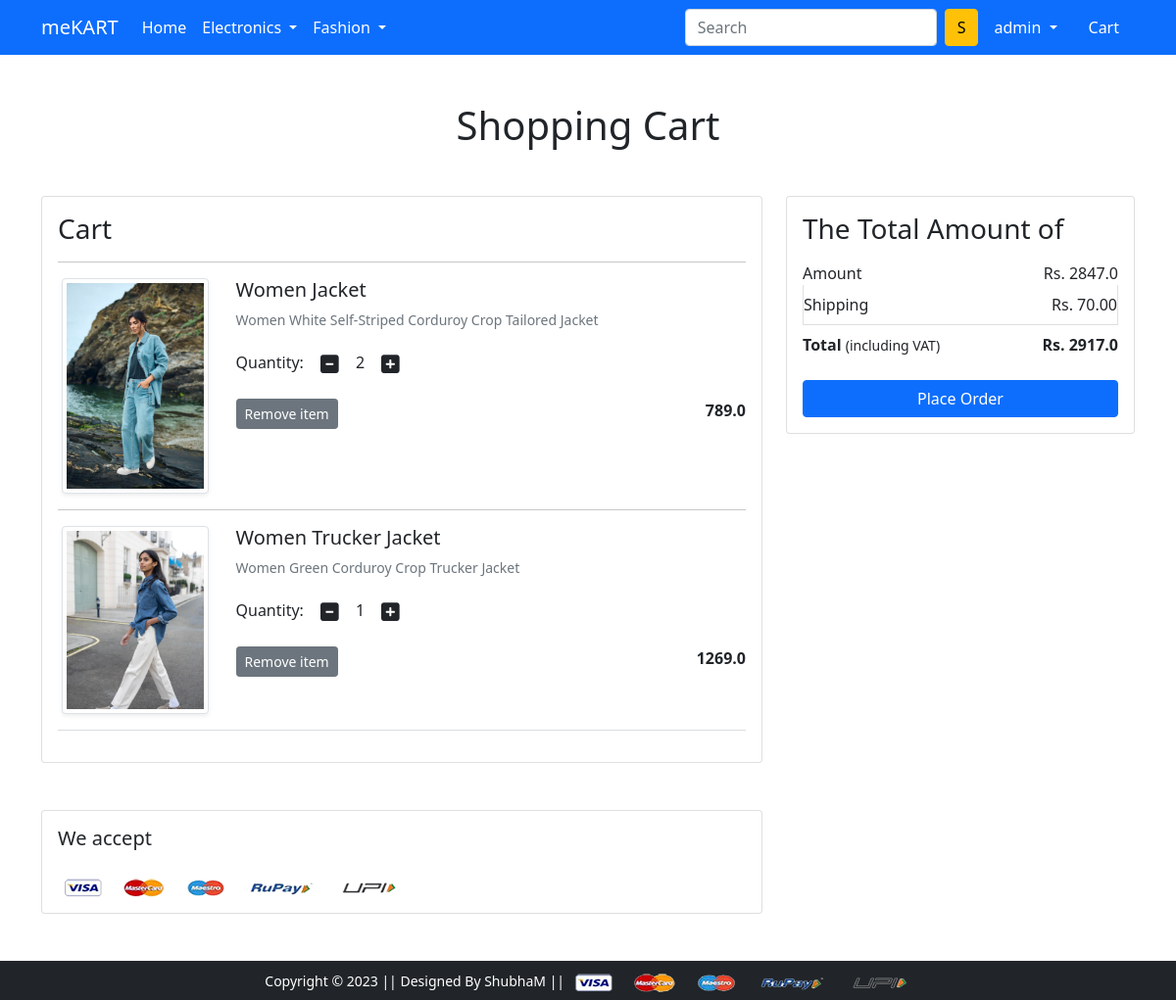
The app's page /cart/ (signed in) with its own data.
### app/models.py (models this page shows, shortened)
class Cart(models.Model):
    user = models.ForeignKey(User, on_delete=models.CASCADE)
    product = models.ForeignKey(Product,on_delete=models.CASCADE)
    quantity = models.PositiveBigIntegerField(default=1)

class Product(models.Model):
    title = models.CharField(max_length=100)
    selling_price = models.FloatField()
    discounted_price = models.FloatField()
    description = models.TextField()
    brand = models.CharField(max_length=100)
    category = models.CharField(choices=CATEGORY_CHOICES,max_length=2)
    product_image = models.ImageField(upload_to='productimg')

### app/views.py (the view)
# urls.py: path('cart/', views.show_cart, name='showcart'),
@login_required
def show_cart(request):
 if request.user.is_authenticated:
  user = request.user
  cart = Cart.objects.filter(user=user)
  amount = 0.0
  shipping_amount = 70.0
  totalamount = 0.0
  cart_product = [p for p in Cart.objects.all() if p.user == user] # list coprehension check the every cart obj. to if condition
  if cart_product:
    for p in cart_product:
      tempamount = (p.quantity * p.product.discounted_price)
      amount += tempamount
      totalamount = amount + shipping_amount
    return render(request, 'app/addtocart.html',{
    'carts':cart,
    'totalamount': totalamount,
    'amount':amount
    })
  else:
   return render(request, 'app/emptycart.html')

### app/templates/app/addtocart.html (shortened to what this page needs)
{% extends 'app/base.html' %}
{% load static %}
{% block main-content %}
<div class="container my-5">
  <div class="row">
    <h1 class="text-center mb-5">Shopping Cart</h1>
    <div class="col-sm-8">
      <div class="card">
        <div class="card-body">
          <h3>Cart</h3>
          {% for cart in carts %}
          <hr>
          <div class="row">
            <div class="col-sm-3 text-center align-self-center"><img src="{{cart.product.product_image.url}}" alt=""
                srcset="" class="img-fluid img-thumbnail shadow-sm" height="150" width="150"> </div>
            <div class="col-sm-9">
              <div>
                <h5>{{cart.product.title}}</h5>
                <p class="mb-2 text-muted small">{{cart.product.description}}</p>
                <div class="my-3">
                  <label for="quantity">Quantity:</label>
                  <a class="minus-cart btn" pid="{{cart.product.id}}"><i class="fas fa-minus-square fa-lg"></i></a>
                  <span id="quantity">{{cart.quantity}}</span>
                  <a class="plus-cart btn" pid="{{cart.product.id}}"><i class="fas fa-plus-square fa-lg"></i></a>
                </div>
                <div class="d-flex justify-content-between">
                  <a href="#" class="btn btn-sm btn-secondary mr-3 remove-cart" pid="{{cart.product.id}}">Remove item </a>
                  <p class="mb-0"><span><strong>{{cart.product.discounted_price}}</strong></span></p>
                </div>
              </div>
            </div>
          </div>
          {% endfor %}
          <hr class="text-muted">
        </div>
      </div>
    </div>
    <div class="col-sm-4">
      <div class="card">
        <div class="card-body">
          <h3>The Total Amount of</h3>
          <ul class="list-group">
            <li class="list-group-item d-flex justify-content-between align-items-center border-0 px-0 pb-0">
              Amount<span id="amount">Rs. {{amount}}</span></li>
            <li class="list-group-item d-flex justify-content-between align-items-center px-0">Shipping<span>Rs.
                70.00</span></li>
            <li class="list-group-item d-flex justify-content-between align-items-center border-0 px-0 mb-3">
              <div>
                <strong>Total</strong> <small>(including VAT)</small>
              </div>
              <span><strong id="totalamount">Rs. {{totalamount}}</strong></span>
            </li>
          </ul>
          <div class="d-grid"><a href="{% url 'checkout' %}" class="btn btn-primary">Place Order</a></div>
        </div>
      </div>
    </div>
  </div>
</div>
<div class="container">
  <div class="row">
    <div class="col-sm-8">
      <div class="card">
        <div class="card-body">
          <h5 class="mb-4">We accept</h5>
          <img src="{% static 'app/images/payment.png' %}" alt="" class="img-fluid">
        </div>
      </div>
    </div>
  </div>
</div>
{% endblock main-content %}

### app/templates/app/base.html (shortened to what this page needs)
<!doctype html>
{% load static %}
<html lang="en">
<head>
  <link href="https://cdn.jsdelivr.net/npm/bootstrap@5.0.0-beta1/dist/css/bootstrap.min.css" rel="stylesheet"
>
  <link rel="stylesheet" href="{% static 'app/css/owl.carousel.min.css' %}">
  <link rel="stylesheet" href="{% static 'app/css/all.min.css' %}">
  <link rel="stylesheet" href="{% static 'app/css/style.css' %}">
</head>
<body>
  <nav class="navbar navbar-expand-lg navbar-dark bg-primary">
    <div class="container">
      <a class="navbar-brand" href="/">meKART</a>
      <div class="collapse navbar-collapse" id="navbarSupportedContent">
        <ul class="navbar-nav me-auto mb-2 mb-lg-0">
          <li class="nav-item">
            <a class="nav-link active" aria-current="page" href="/">Home</a>
          </li>
          <li class="nav-item dropdown">
            <a class="nav-link dropdown-toggle text-white" href="#" id="electronicsDropdown" role="button"
              data-bs-toggle="dropdown" aria-expanded="false">
              Electronics
            </a>
          </li>
          <li class="nav-item dropdown">
            <a class="nav-link dropdown-toggle text-white" href="#" id="fashionDropdown" role="button"
              data-bs-toggle="dropdown" aria-expanded="false">
              Fashion
            </a>
          </li>
        </ul>
        <form class="d-flex">
          <input class="form-control me-2" type="search" placeholder="Search" aria-label="Search">
          <button class="btn btn-warning" type="submit">S</button>
        </form>
        <div>
          <ul class="navbar-nav me-auto mb-2 mb-lg-0">
            {% if request.user.is_authenticated %}
            <li class="nav-item dropdown mx-2">
              <a class="nav-link dropdown-toggle text-white" href="#" id="profileDropdown" role="button"
                data-bs-toggle="dropdown" aria-expanded="false">
                {{user.username}}
              </a>
            </li>
            <li class="nav-item mx-2">
              <a href="{% url 'showcart' %}" class="nav-link text-white"> Cart
              </a>
            </li>
            {% endif %}
          </ul>
        </div>
      </div>
    </div>
  </nav>
  {% block main-content %} {% endblock main-content %}
  <footer class="container-fluid bg-dark text-center p-2 mt-5">
    <small class="text-white">Copyright &copy; 2023 || Designed By ShubhaM || </small>
    <img src="{% static 'app/images/payment.png' %}" alt="" srcset="" class="img-fluid" height="2px">
  </footer>
</body>
</html>

### records on screen
Cart: product.product_image (picture), product "Women Jacket", product.description "Women White Self-Striped Corduroy Crop Tailored Jacket", quantity "2", product.discounted_price "789.0"
Cart: product.product_image (picture), product "Women Trucker Jacket", product.description "Women Green Corduroy Crop Trucker Jacket", quantity "1", product.discounted_price "1269.0"

### other values on screen
{{ user.username }} "admin"
{{ amount }} "2847.0"
{{ totalamount }} "2917.0"
